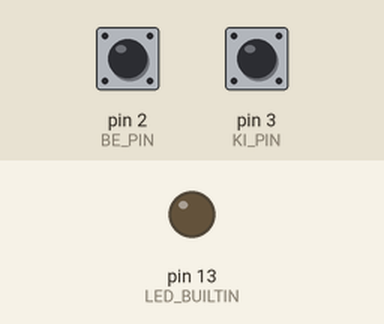
This sketch was run on a simulated Arduino Uno, built with avr-gcc and run on an emulated ATmega328P. On the bench: output pins drawn as LEDs (lit = HIGH). The inputs (shaded band) are chosen by the test bench; at power-on: pin 2 (BE_PIN) HIGH, pin 3 (KI_PIN) HIGH.

Above: at 1.2 s.
1.3 s: pin 2 (BE_PIN) pulled LOW for 0.15 s
At 1.8 s:
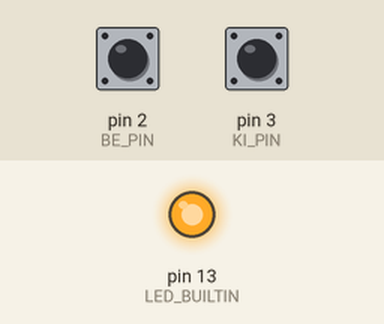
2.9 s: pin 3 (KI_PIN) pulled LOW for 0.15 s
At 4.1 s:
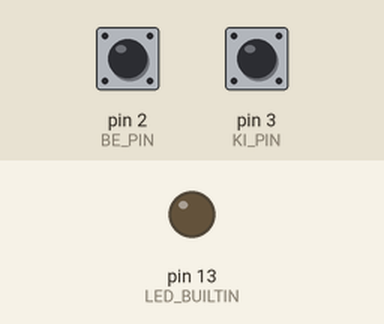
4.5 s: pin 2 (BE_PIN) pulled LOW for 1 s
At 5.4 s:
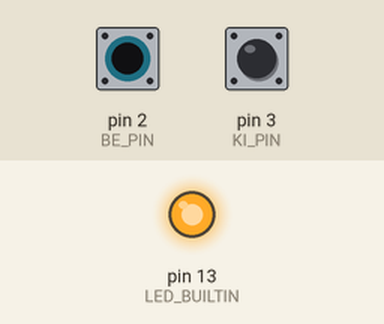
7.0 s: pin 2 (BE_PIN) driven LOW and pin 3 (KI_PIN) driven LOW
At 7.6 s:
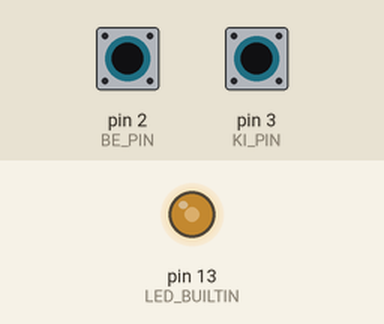
8.5 s: pin 3 (KI_PIN) driven HIGH
At 9.4 s:
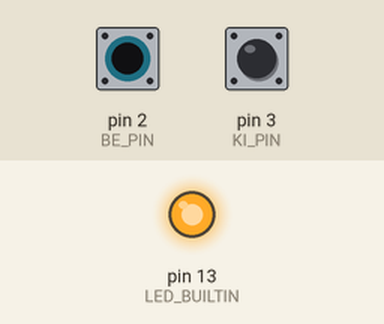
Timing chart, 0 to 11.0 s (numbered marks = the images above; inputs shaded):
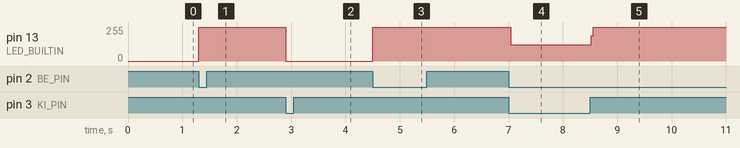

Measured:
- after the input at 1.3 s, pin 13 (LED_BUILTIN): 0/255 → 255/255 at once
- after the input at 2.9 s, pin 13 (LED_BUILTIN): 255/255 → 0/255 at once
- after the input at 4.5 s, pin 13 (LED_BUILTIN): 0/255 → 255/255 at once
- after the input at 7.0 s, pin 13 (LED_BUILTIN): 255/255 → 122/255 at once
- after the input at 8.5 s, pin 13 (LED_BUILTIN): 122/255 → 255/255 at once

The sketch:

sketch.ino
```cpp
// 12 – Két nyomógomb: az egyik felkapcsolja, a másik lekapcsolja a beépített LED-et
// Mindkét gomb INPUT_PULLUP módban van, lenyomva LOW.

const int BE_PIN = 2;  // zöld gomb: felkapcsol
const int KI_PIN = 3;  // piros gomb: lekapcsol

void setup() {
  pinMode(LED_BUILTIN, OUTPUT);
  pinMode(BE_PIN, INPUT_PULLUP);
  pinMode(KI_PIN, INPUT_PULLUP);
}

void loop() {
  if (digitalRead(BE_PIN) == LOW) {
    digitalWrite(LED_BUILTIN, HIGH);
  }
  if (digitalRead(KI_PIN) == LOW) {
    digitalWrite(LED_BUILTIN, LOW);
  }
}
```
